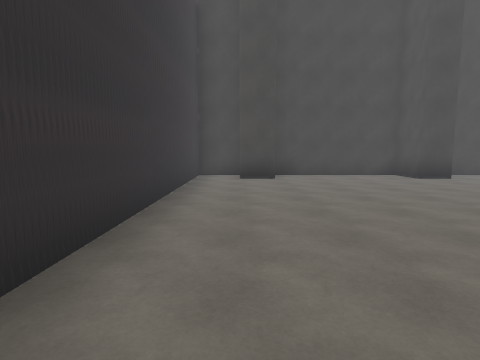
View 1 (above)

16 first-person views from a walk through a Unity game level. The camera is 1.5 m above the floor, tilts 6° down and sees 80° across. The floor is counted in squares, 2 m on a side. Each view is taken from the middle of a square. On the plan, view 1 faces up. The plan holds only what a view shows up to about 10 squares ahead; the rest is blank. The place goes on beyond the plan. The player is left out.

View 2
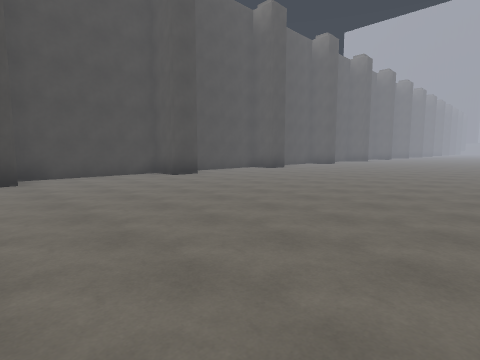

View 3
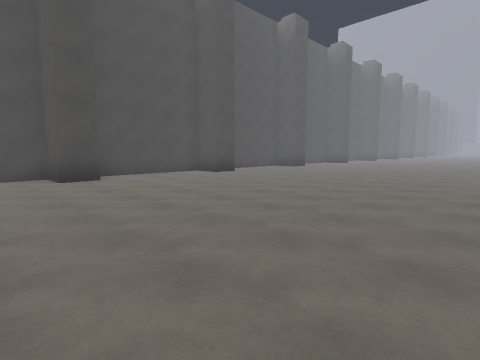

View 4
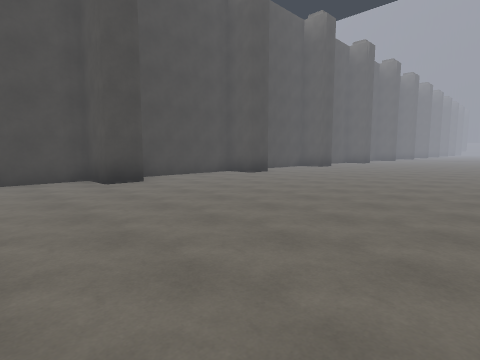

View 5
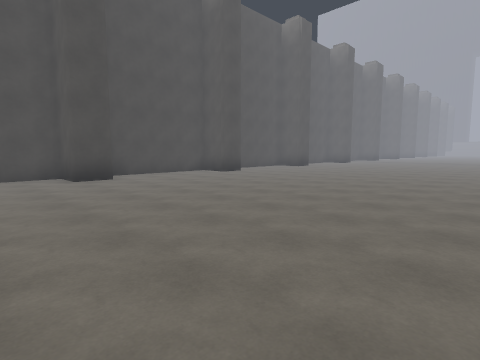

View 6
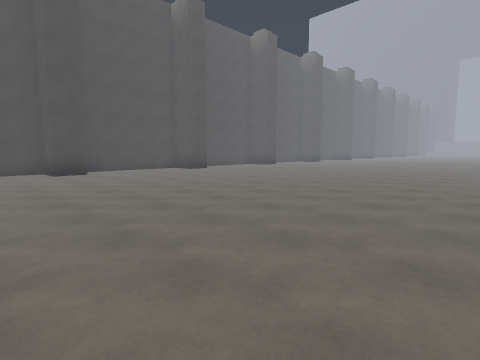

View 7
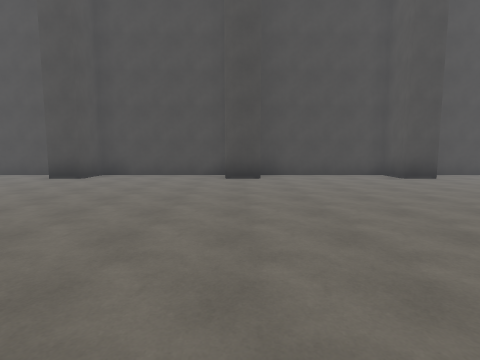

View 8
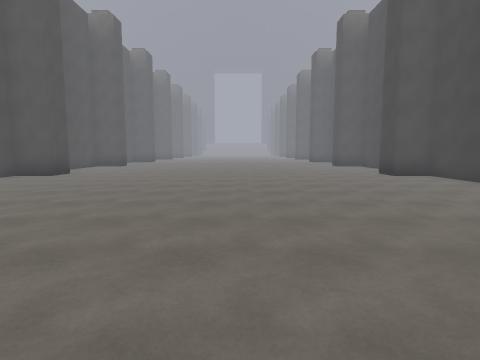

View 9
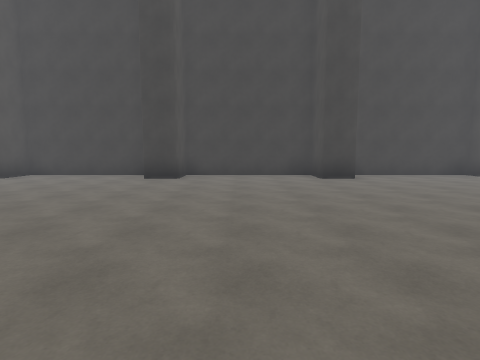

View 10
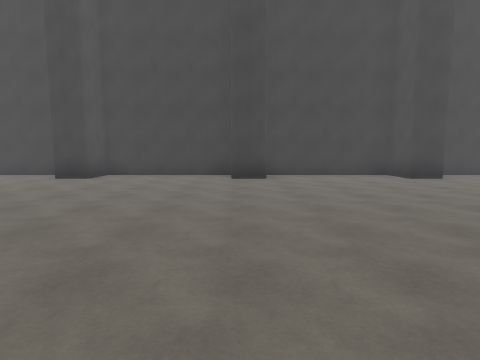

View 11
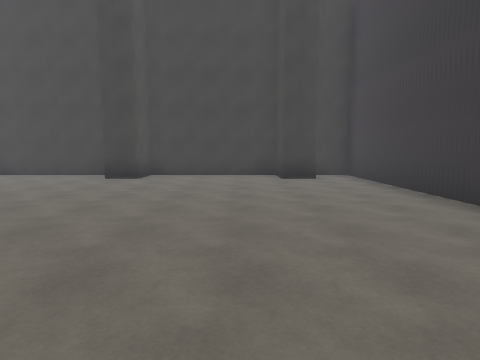

View 12
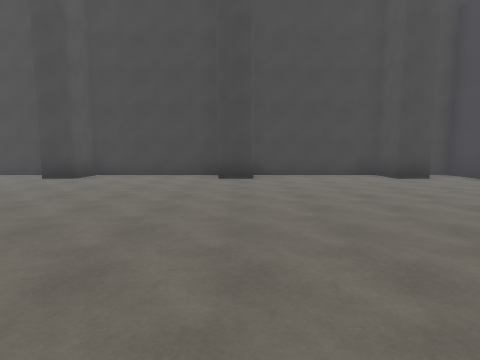

View 13
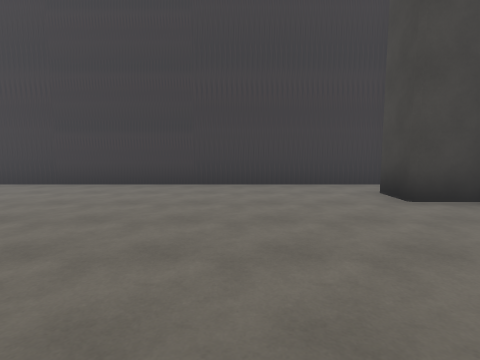

View 14
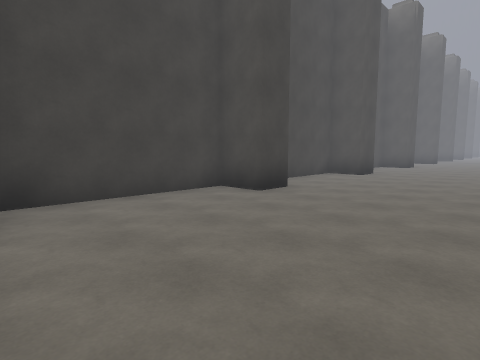

View 15
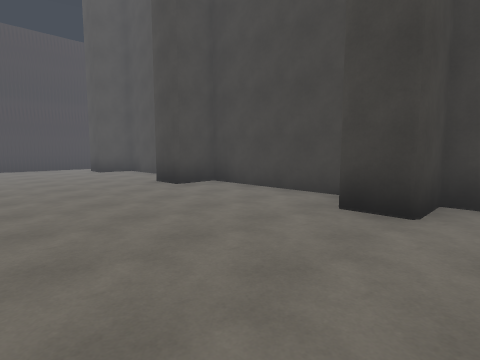

View 16
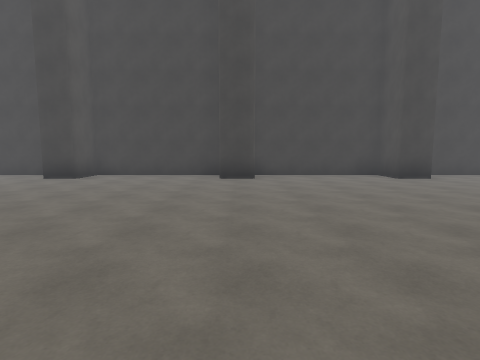

### Floor plan
Points are (right, up) in squares from view 1. A wall is a line through its corners. A room is listed if a view was taken in it or the views show most of it. See-through windows are left out.
Room 1 (views 1, 2, 3, 4, 5, 6, 7, 8, 9, 10, 11, 12, 13, 14, 15, 16)
walls: (10.2, -3) (10.2, -3.5) (14, -3.5) (14, -2.4) (14.9, -2.4) (14.9, -3.5) (18.6, -3.5) (18.6, -2.4) (19.5, -2.4); (19.5, 7.4) (18.6, 7.4) (18.6, 8.5) (14.9, 8.5) (14.9, 7.4) (14, 7.4) (14, 8.5) (10.2, 8.5) (10.2, 7.4) (9.3, 7.4) (9.3, 8.5) (5.6, 8.5) (5.6, 7.4) (4.7, 7.4) (4.7, 8.5) (0.9, 8.5) (0.9, 7.4) (0, 7.4); (19.5, -3.5) (23.3, -3.5) (23.3, -2.4) (24.2, -2.4); (24.2, 7.4) (23.3, 7.4) (23.3, 8.5) (19.6, 8.5); (0, -2.4) (0.9, -2.4) (0.9, -3.5) (4.7, -3.5) (4.7, -2.4) (5.6, -2.4) (5.6, -3.5) (9.3, -3.5) (9.3, -2.4) (10.2, -2.4); (0, 8.5) (-1.2, 8.5) (-1.2, -3.5) (-0.2, -3.5); (24.8, -3.5) (25.5, -3.5); (25.5, 8.5) (24.9, 8.5)

Positions as (right, up) in squares from view 1, and headings:
1: (0, 0), facing up
2: (0, 0), facing up-right
3: (3, 0), facing up-right
4: (7, 1), facing up-right
5: (12, 0), facing up-right
6: (12, -2), facing up-right
7: (19, 0), facing up
8: (15, 2), facing right
9: (17, 5), facing down
10: (10, 5), facing down
11: (2, 5), facing down
12: (5, 5), facing down
13: (5, 5), facing left
14: (10, 4), facing up-right
15: (11, 4), facing up-left
16: (19, 5), facing down
